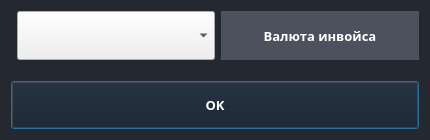
<?xml version="1.0" encoding="UTF-8"?>
<ui version="4.0">
 <class>Qauntity_CMR</class>
 <widget class="QDialog" name="Qauntity_CMR">
  <property name="geometry">
   <rect>
    <x>0</x>
    <y>0</y>
    <width>430</width>
    <height>140</height>
   </rect>
  </property>
  <property name="sizePolicy">
   <sizepolicy hsizetype="Expanding" vsizetype="Expanding">
    <horstretch>0</horstretch>
    <verstretch>0</verstretch>
   </sizepolicy>
  </property>
  <property name="windowTitle">
   <string>Количество CMR</string>
  </property>
  <property name="styleSheet">
   <string notr="true">QDialog {
    
	background-color: rgb(35, 40, 49);
    
    
}
QPushButton {
    background-color: rgb(22, 25, 31);
    color: white;
    font-size: 10pt;
    font-weight: 700;
    font-family: RussoOne-Regular;
}

QPushButton:hover {
    background-color: #666;
}

QPushButton:pressed {
    background-color: #888;
}</string>
  </property>
  <layout class="QGridLayout" name="gridLayout">
   <item row="2" column="0" colspan="3">
    <widget class="QPushButton" name="btn_qunt_ok">
     <property name="enabled">
      <bool>true</bool>
     </property>
     <property name="sizePolicy">
      <sizepolicy hsizetype="Expanding" vsizetype="Expanding">
       <horstretch>0</horstretch>
       <verstretch>0</verstretch>
      </sizepolicy>
     </property>
     <property name="text">
      <string>OK</string>
     </property>
    </widget>
   </item>
   <item row="1" column="1">
    <spacer name="verticalSpacer">
     <property name="orientation">
      <enum>Qt::Vertical</enum>
     </property>
     <property name="sizeType">
      <enum>QSizePolicy::Fixed</enum>
     </property>
     <property name="sizeHint" stdset="0">
      <size>
       <width>20</width>
       <height>15</height>
      </size>
     </property>
    </spacer>
   </item>
   <item row="0" column="2">
    <widget class="QLabel" name="lbl_qunt_cmr">
     <property name="sizePolicy">
      <sizepolicy hsizetype="Expanding" vsizetype="Expanding">
       <horstretch>0</horstretch>
       <verstretch>0</verstretch>
      </sizepolicy>
     </property>
     <property name="layoutDirection">
      <enum>Qt::RightToLeft</enum>
     </property>
     <property name="styleSheet">
      <string notr="true">QLabel {
    color: white;
    font-family: RussoOne-Regular;
    font-size: 10pt;
    font-weight: 600;
    background: rgb(76, 81, 93);
    min-width: 26ex;
    min-height: 4ex;
    
}</string>
     </property>
     <property name="text">
      <string>Валюта инвойса</string>
     </property>
     <property name="alignment">
      <set>Qt::AlignCenter</set>
     </property>
    </widget>
   </item>
   <item row="0" column="1">
    <widget class="QComboBox" name="comboBox">
     <property name="sizePolicy">
      <sizepolicy hsizetype="Expanding" vsizetype="Expanding">
       <horstretch>0</horstretch>
       <verstretch>0</verstretch>
      </sizepolicy>
     </property>
     <property name="minimumSize">
      <size>
       <width>104</width>
       <height>16</height>
      </size>
     </property>
    </widget>
   </item>
  </layout>
 </widget>
 <tabstops>
  <tabstop>btn_qunt_ok</tabstop>
 </tabstops>
 <resources/>
 <connections/>
</ui>
